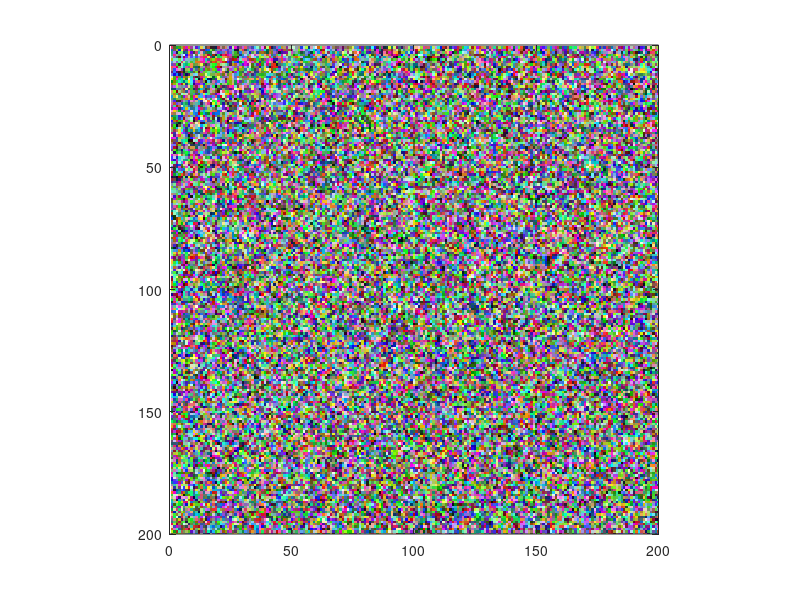

This figure's MATLAB source:
% TODO: wrap into a function

greymap = linspace(0, 1, 255)';
colormap([greymap greymap greymap]);

w = 200;
h = 200;
img = rand(w, h, 3);

for k = 1:3
	for i = 1:(w-1)
		for j = 1:(h-1)
			r = rand();
			if(r > 0.1)
				img(i, j, k) = img(i + round(rand()), j + round(rand()), k);
			end;
		end;
	end;
end;

image(img);
axis equal;
axis([0 w 0 h]);